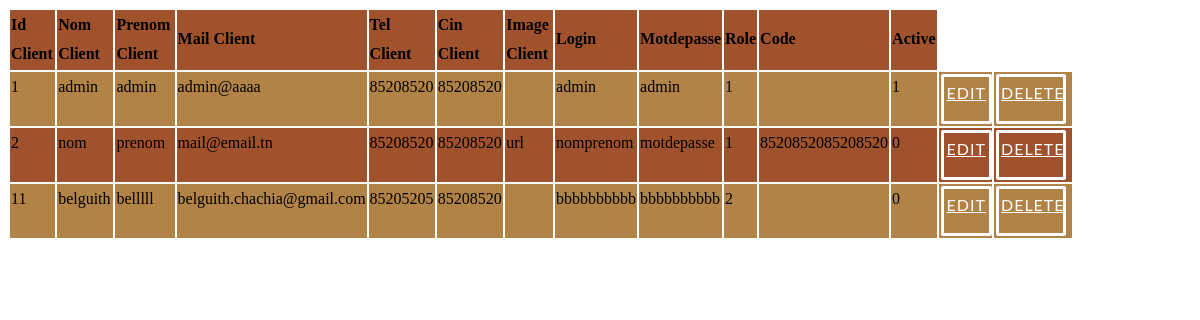
Screenshot of /pfc/cpanel/clients/list.php with the database file from the repository.
### tables this page shows
CREATE TABLE IF NOT EXISTS `client` (
  `id_client` int(11) NOT NULL AUTO_INCREMENT,
  `nom_client` varchar(20) NOT NULL,
  `prenom_client` varchar(20) NOT NULL,
  `mail_client` varchar(50) NOT NULL,
  `tel_client` varchar(20) NOT NULL,
  `cin_client` varchar(20) NOT NULL,
  `image_client` mediumblob NOT NULL,
  `login` varchar(20) NOT NULL,
  `motdepasse` varchar(20) NOT NULL,
  `role` int(11) NOT NULL,
  `code` varchar(32) NOT NULL,
  `active` int(11) NOT NULL,
  PRIMARY KEY (`id_client`),
  UNIQUE KEY `login` (`login`)
);

### pfc/cpanel/clients/list.php (the view, shortened to what this page needs)
<HTML>
	<head>
		<link rel="stylesheet" type="text/css" href="../css/view_style.css">
	</head>
<?php
echo "<table border=0 >";
echo "<tr>";
echo "<td><b>Id Client</b></td>";
echo "<td><b>Nom Client</b></td>";
echo "<td><b>Prenom Client</b></td>";
echo "<td><b>Mail Client</b></td>";
echo "<td><b>Tel Client</b></td>";
echo "<td><b>Cin Client</b></td>";
echo "<td><b>Image Client</b></td>";
echo "<td><b>Login</b></td>";
echo "<td><b>Motdepasse</b></td>";
echo "<td><b>Role</b></td>";
echo "<td><b>Code</b></td>";
echo "<td><b>Active</b></td>";
echo "</tr>";
$result = mysql_query("SELECT * FROM `client`") or trigger_error(mysql_error());
while($row = mysql_fetch_array($result)){
foreach($row AS $key => $value) { $row[$key] = stripslashes($value); }
echo "<tr>";
echo "<td valign='top'>" . nl2br( $row['id_client']) . "</td>";
echo "<td valign='top'>" . nl2br( $row['nom_client']) . "</td>";
echo "<td valign='top'>" . nl2br( $row['prenom_client']) . "</td>";
echo "<td valign='top'>" . nl2br( $row['mail_client']) . "</td>";
echo "<td valign='top'>" . nl2br( $row['tel_client']) . "</td>";
echo "<td valign='top'>" . nl2br( $row['cin_client']) . "</td>";
echo "<td valign='top'>" . nl2br( $row['image_client']) . "</td>";
echo "<td valign='top'>" . nl2br( $row['login']) . "</td>";
echo "<td valign='top'>" . nl2br( $row['motdepasse']) . "</td>";
echo "<td valign='top'>" . nl2br( $row['role']) . "</td>";
echo "<td valign='top'>" . nl2br( $row['code']) . "</td>";
echo "<td valign='top'>" . nl2br( $row['active']) . "</td>";
echo "<td valign='top'><a href=edit.php?id_client={$row['id_client']} class='popup-button'>Edit</a></td><td><a href=delete.php?id_client={$row['id_client']} class='popup-button'>Delete</a></td> ";
echo "</tr>";
}
echo "</table>";
echo "<a href=new.php class='popup-button'>New Row</a>";
?>

### pfc/cpanel/css/view_style.css (style rules this page uses)
table { width: 90%; margin :0; height: auto; }
tbody tr:nth-child(even) { background-color: #B28347 !important; line-height : 1.8em; font-size: 100%; }
tbody tr:nth-child(odd) { background-color: #A0522D !important; line-height : 1.8em; font-size: 100%; }
.popup-button { border: 3px solid #FFF !important; padding: 2px !important; background: transparent !important; color: #FFF !important; font-family: 'Lato', Calibri, Arial, sans-serif; font-size: 1em !important; letter-spacing: 1px !important; text-transform: uppercase !important; cursor: pointer !important; display: inline-block !important; width : 80% !important; max-width : 150px; min-height : 40px; margin: 1px !important; border-radius: 2px !important; text-align: center; -webkit-transition: all 0.3s !important; -o-transition: all 0.3s !important; transition: all 0.3s !important; }

### rows the page displays
client: id_client "1", nom_client "admin", prenom_client "admin", mail_client "admin@aaaa", tel_client "85208520", cin_client "85208520", login "admin", motdepasse "admin", role "1", active "1"
client: id_client "2", nom_client "nom", prenom_client "prenom", mail_client "mail@email.tn", tel_client "85208520", cin_client "85208520", image_client "url", login "nomprenom", motdepasse "motdepasse", role "1", code "8520852085208520", active "0"
client: id_client "11", nom_client "belguith", prenom_client "belllll", mail_client "belguith.chachia@gmail.com", tel_client "85205205", cin_client "85208520", login "bbbbbbbbbb", motdepasse "bbbbbbbbbb", role "2", active "0"
